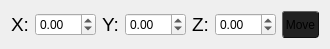
   <widget class="QWidget" name="layoutWidget">
    <property name="geometry">
     <rect>
      <x>10</x>
      <y>240</y>
      <width>301</width>
      <height>21</height>
     </rect>
    </property>
    <layout class="QHBoxLayout" name="horizontalLayout" stretch="1,2,1,2,1,2,3">
     <item>
      <widget class="QLabel" name="label_9">
       <property name="font">
        <font>
         <pointsize>14</pointsize>
        </font>
       </property>
       <property name="text">
        <string>X:</string>
       </property>
      </widget>
     </item>
     <item>
      <widget class="QDoubleSpinBox" name="x_move">
       <property name="minimum">
        <double>-99.000000000000000</double>
       </property>
      </widget>
     </item>
     <item>
      <widget class="QLabel" name="label_10">
       <property name="font">
        <font>
         <pointsize>14</pointsize>
        </font>
       </property>
       <property name="text">
        <string>Y:</string>
       </property>
      </widget>
     </item>
     <item>
      <widget class="QDoubleSpinBox" name="y_move">
       <property name="minimum">
        <double>-99.000000000000000</double>
       </property>
      </widget>
     </item>
     <item>
      <widget class="QLabel" name="label_11">
       <property name="font">
        <font>
         <pointsize>14</pointsize>
        </font>
       </property>
       <property name="text">
        <string>Z:</string>
       </property>
      </widget>
     </item>
     <item>
      <widget class="QDoubleSpinBox" name="z_move">
       <property name="minimum">
        <double>-99.000000000000000</double>
       </property>
      </widget>
     </item>
     <item>
      <widget class="QPushButton" name="move_b">
       <property name="styleSheet">
        <string notr="true">QPushButton{
	background-color: rgb(34,34,34);
	border-radius:3px;
	border-top:1px solid rgb(100,100,100);
	border-left:1px solid rgb(100,100,100);
	border-bottom:1px solid rgb(15,15,15);
	border-right:1px solid rgb(15,15,15);
	width:35px;
	height:25px;
}

QPushButton:pressed{
	border-bottom:1px solid rgb(100,100,100);
	border-right:1px solid rgb(100,100,100);
	border-top:1px solid rgb(15,15,15);
	border-left:1px solid rgb(15,15,15);
}

QPushButton:disabled{
	border-radius:3px;
	background-color: rgb(40,40,40);
	border-top:1px solid rgb(50,50,50);
	border-left:1px solid rgb(50,50,50);
	border-bottom:1px solid rgb(30,30,30);
	border-right:1px solid rgb(30,30,30);
	color:rgb(150,150,150);
}</string>
       </property>
       <property name="text">
        <string>Move</string>
       </property>
      </widget>
     </item>
    </layout>
   </widget>
